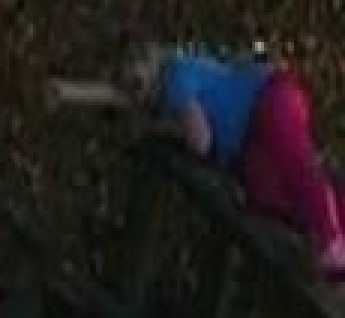
#> input picture data/cv_assets/sard_grabcut/sard_survivor_0001.png, 115 x 106 px (shown 3 times larger)
$ python -i fire_detector.py   (imports and definitions only)
#> lines starting #> are read from the running program, lines starting #| are printed output that depends on the picture; after the words box and inside, x2 and y2 are one past the last pixel; in counts of white or black regions, pixels touching at a corner belong together
#> further down, picture is the input picture: shape (106, 115, 3); mean B, G, R 28.5, 28.5, 33
"""
HSV-based fire detector.

Fire pixels in RGB images sit in a narrow chromatic band: red→orange→yellow
hues with high saturation and value. Two HSV windows (one around red-orange,
one around yellow) cover most flame colors. We threshold, denoise with a
small morphological open, label connected components, and return per-region
bounding boxes + a binary mask.

This is a rule-based proxy for a learned fire classifier; it's good enough
to demo the "detect fire first, then look for survivors" pipeline and to
serve as a baseline. Swap in a trained CNN later by implementing the same
``FireDetector.detect`` interface.
"""

from __future__ import annotations

from dataclasses import dataclass, field
from pathlib import Path
from typing import List, Union

import numpy as np
from PIL import Image
from scipy import ndimage

# Type for things we can detect on
ImageLike = Union[str, Path, np.ndarray, Image.Image]


@dataclass
class FireDetection:
    """One detected fire region."""
    box: tuple        # (x1, y1, x2, y2) in pixel coords
    area: int         # number of fire pixels in the region
    confidence: float # 0..1 — fraction of the bbox that is actually fire-coloured

    def to_xyxy(self) -> tuple:
        return self.box


@dataclass
class FireResult:
    """Per-image result from FireDetector."""
    detections: List[FireDetection] = field(default_factory=list)
    mask: np.ndarray = None              # (H, W) bool
    image_shape: tuple = (0, 0)          # (H, W)

    @property
    def has_fire(self) -> bool:
        return len(self.detections) > 0

    @property
    def total_fire_pixels(self) -> int:
        return int(self.mask.sum()) if self.mask is not None else 0


class FireDetector:
    """
    HSV-threshold fire detector.

    Parameters
    ----------
    min_region_pixels :
        Discard connected components smaller than this (filters noise).
    min_value :
        HSV Value threshold (0..255). Real flames are bright.
    min_saturation :
        HSV Saturation threshold (0..255). Real flames are saturated.
    """

    def __init__(
        self,
        min_region_pixels: int = 300,
        min_value: int = 200,
        min_saturation: int = 180,
        max_hue: int = 30,
    ):
        self.min_region_pixels = min_region_pixels
        self.min_value = min_value
        self.min_saturation = min_saturation
        self.max_hue = max_hue

    # ------------------------------------------------------------------
    # Public API
    # ------------------------------------------------------------------
    def detect(self, image: ImageLike) -> FireResult:
        rgb = _load_rgb(image)
        mask = self._fire_mask(rgb)
        mask = self._denoise(mask)

        labeled, n_components = ndimage.label(mask)
        detections: List[FireDetection] = []
        for label_id in range(1, n_components + 1):
            region = labeled == label_id
            area = int(region.sum())
            if area < self.min_region_pixels:
                continue
            ys, xs = np.where(region)
            x1, y1, x2, y2 = int(xs.min()), int(ys.min()), int(xs.max()), int(ys.max())
            bbox_area = max((x2 - x1 + 1) * (y2 - y1 + 1), 1)
            detections.append(FireDetection(
                box=(x1, y1, x2, y2),
                area=area,
                confidence=float(area) / bbox_area,
            ))

        # Sort by area, largest first (most salient fire region)
        detections.sort(key=lambda d: d.area, reverse=True)
        return FireResult(detections=detections, mask=mask, image_shape=rgb.shape[:2])

    # ------------------------------------------------------------------
    # Internals
    # ------------------------------------------------------------------
    def _fire_mask(self, rgb: np.ndarray) -> np.ndarray:
        hsv = _rgb_to_hsv_uint8(rgb)
#> in _rgb_to_hsv_uint8, `return cv2.cvtColor(bgr, cv2.COLOR_BGR2HSV)`: returned value: shape (106, 115, 3); mean H, S, V 87.1, 95.7, 38.4
        h, s, v = hsv[..., 0], hsv[..., 1], hsv[..., 2]
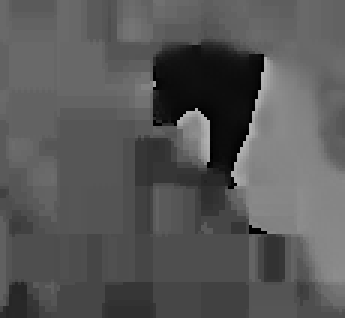
#> h: shape (106, 115) (shown 3 times larger); min 0, max 179, mean 87.1
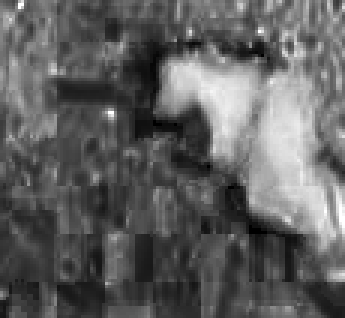
#> s: shape (106, 115) (shown 3 times larger); min 0, max 255, mean 95.7
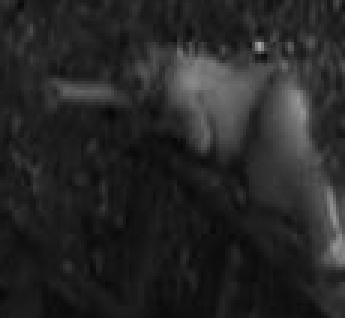
#> v: shape (106, 115) (shown 3 times larger); min 7, max 167, mean 38.4
        # Red-orange band (H ~ 0-25) and yellow band (H ~ 25-40) — both fire-ish.
        # OpenCV's HSV H is 0..179, so we work in that range.
        hue_fire  = h <= self.max_hue
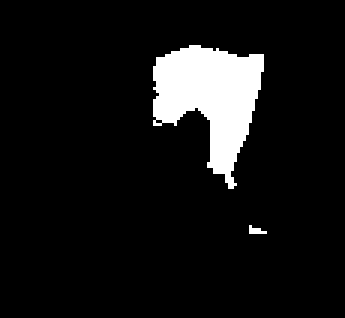
#> hue_fire: shape (106, 115) bool (shown 3 times larger); 8.2% white; 2 white regions (1 under 20 px), largest, box (x1, y1, x2, y2) and area: (51, 15, 88, 63) 986
        saturated = s >= self.min_saturation
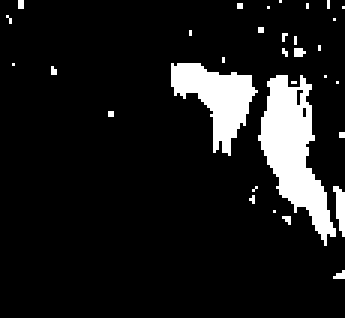
#> saturated: shape (106, 115) bool (shown 3 times larger); 10.2% white; 32 white regions (29 under 20 px), largest, box (x1, y1, x2, y2) and area: (86, 25, 112, 82) 680, (57, 21, 86, 52) 428, (111, 62, 115, 79) 42
        bright    = v >= self.min_value
#> bright: shape (106, 115) bool; every value is 0
        return hue_fire & saturated & bright

    def _denoise(self, mask: np.ndarray) -> np.ndarray:
        # Small morphological open (erode then dilate) kills speckle noise.
        opened = ndimage.binary_opening(mask, iterations=1)
        return ndimage.binary_closing(opened, iterations=2)


# ----------------------------------------------------------------------
# Image loading helpers (avoid hard cv2 dependency in the public API)
# ----------------------------------------------------------------------
def _load_rgb(image: ImageLike) -> np.ndarray:
    if isinstance(image, (str, Path)):
        return np.asarray(Image.open(image).convert("RGB"))
    if isinstance(image, Image.Image):
        return np.asarray(image.convert("RGB"))
    if isinstance(image, np.ndarray):
        if image.ndim == 2:
            return np.stack([image] * 3, axis=-1)
        if image.shape[-1] == 4:    # RGBA
            return image[..., :3]
        return image
    raise TypeError(f"Unsupported image type: {type(image)}")


def _rgb_to_hsv_uint8(rgb: np.ndarray) -> np.ndarray:
    """Convert RGB uint8 to OpenCV-style HSV uint8 (H: 0..179, S/V: 0..255)."""
    # Use cv2 if available (fast and matches OpenCV thresholds people are used to).
    try:
        import cv2
        bgr = rgb[..., ::-1]
        return cv2.cvtColor(bgr, cv2.COLOR_BGR2HSV)
    except Exception:
        # Fallback: pure-numpy conversion.
        f = rgb.astype(np.float32) / 255.0
        r, g, b = f[..., 0], f[..., 1], f[..., 2]
        mx = f.max(axis=-1)
        mn = f.min(axis=-1)
        d  = mx - mn
        h = np.zeros_like(mx)
        nonzero = d > 0
        rmax = (mx == r) & nonzero
        gmax = (mx == g) & nonzero
        bmax = (mx == b) & nonzero
        h[rmax] = ((g[rmax] - b[rmax]) / d[rmax]) % 6
        h[gmax] = ((b[gmax] - r[gmax]) / d[gmax]) + 2
        h[bmax] = ((r[bmax] - g[bmax]) / d[bmax]) + 4
        h = (h * 30).astype(np.uint8)    # match OpenCV: H scaled to 0..180
        s = np.where(mx > 0, (d / mx) * 255, 0).astype(np.uint8)
        v = (mx * 255).astype(np.uint8)
        return np.stack([h, s, v], axis=-1)

>>> import cv2
>>> picture = cv2.imread('../data/cv_assets/sard_grabcut/sard_survivor_0001.png')
>>> result = FireDetector().detect(picture)
#> in detect, `labeled, n_components = ndimage.label(mask)`: labeled: shape (106, 115) int32; every value is 0
#> in detect, `labeled, n_components = ndimage.label(mask)`: n_components = 0
#> after the loop in detect, `for label_id in range(1, n_components + 1):`: detections = []

$ run again, on data/cv_assets/sard_grabcut/sard_survivor_0006.png
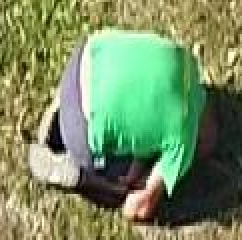
#> input picture data/cv_assets/sard_grabcut/sard_survivor_0006.png, 121 x 120 px (shown 2 times larger)
#> picture is the input picture: shape (120, 121, 3); mean B, G, R 99.5, 141.9, 120.1
#> in _fire_mask, `hue_fire  = h <= self.max_hue`:
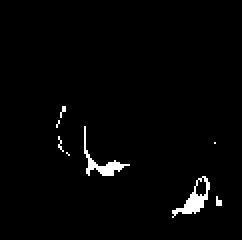
#> hue_fire: shape (120, 121) bool (shown 2 times larger); 1.9% white; 8 white regions (6 under 20 px), largest, box (x1, y1, x2, y2) and area: (86, 88, 105, 109) 128, (42, 63, 65, 88) 115
#> saturated: shape (120, 121) bool; 9.6% white; 139 white regions (129 under 20 px), largest, box (x1, y1, x2, y2) and area: (67, 58, 83, 84) 206, (51, 60, 67, 85) 198, (89, 46, 98, 88) 153
#> in _fire_mask, `bright    = v >= self.min_value`:
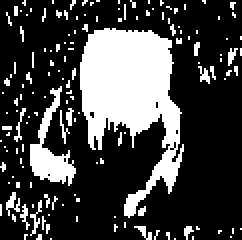
#> bright: shape (120, 121) bool (shown 2 times larger); 26.1% white; 149 white regions (138 under 20 px), largest, box (x1, y1, x2, y2) and area: (40, 14, 92, 109) 2572, (15, 43, 38, 93) 413, (3, 96, 10, 108) 40
#> labeled: shape (120, 121) int32; every value is 0
#> n_components = 0
#> after the loop in detect, `for label_id in range(1, n_components + 1):`: detections = []

$ run again, on data/cv_assets/sard_grabcut/sard_survivor_0007.png
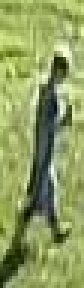
#> input picture data/cv_assets/sard_grabcut/sard_survivor_0007.png, 28 x 96 px (shown 3 times larger)
#> picture is the input picture: shape (96, 28, 3); mean B, G, R 96.8, 156.9, 142.4
#> in _fire_mask, `hue_fire  = h <= self.max_hue`:
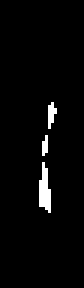
#> hue_fire: shape (96, 28) bool (shown 3 times larger); 2.8% white in thin lines or dots, all inside (x1, y1, x2, y2) = (13, 34, 19, 71)
#> saturated: shape (96, 28) bool; 4.1% white in thin lines or dots, all inside (x1, y1, x2, y2) = (0, 17, 24, 96)
#> in _fire_mask, `bright    = v >= self.min_value`:
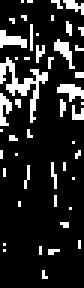
#> bright: shape (96, 28) bool (shown 3 times larger); 15% white in thin lines or dots
#> labeled: shape (96, 28) int32; every value is 0
#> n_components = 0
#> after the loop in detect, `for label_id in range(1, n_components + 1):`: detections = []
